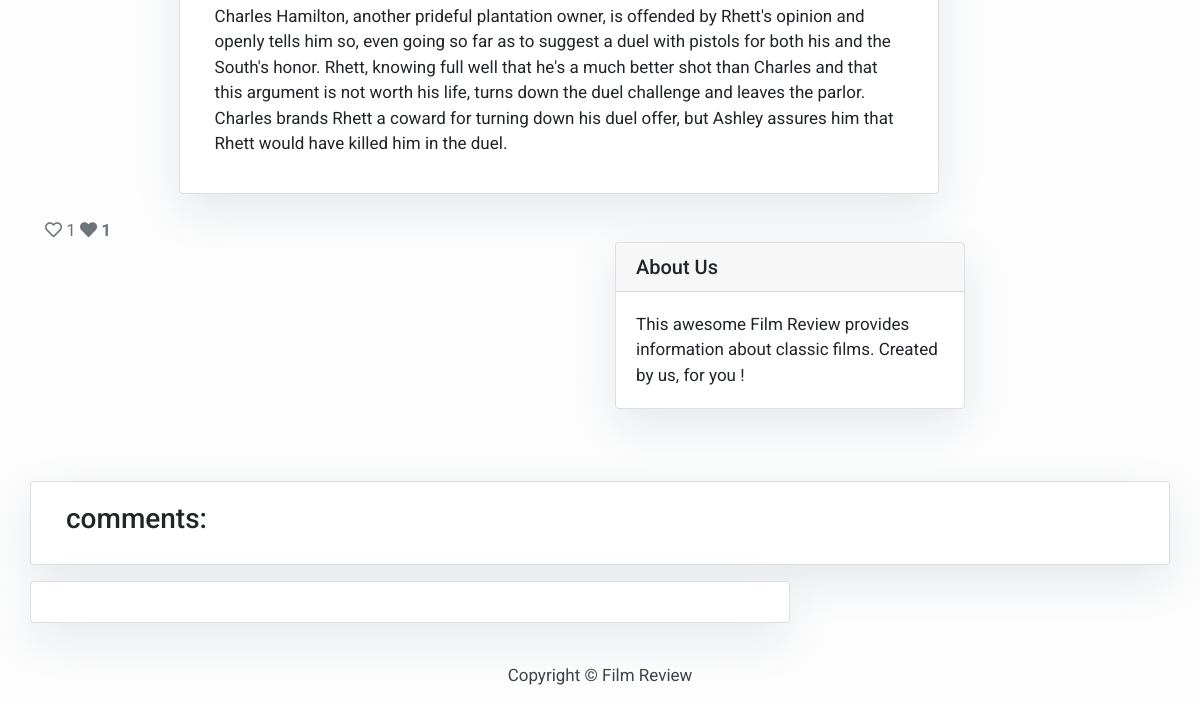
The page /gone-with-the-wind/ (lower part) on the database as committed earlier.
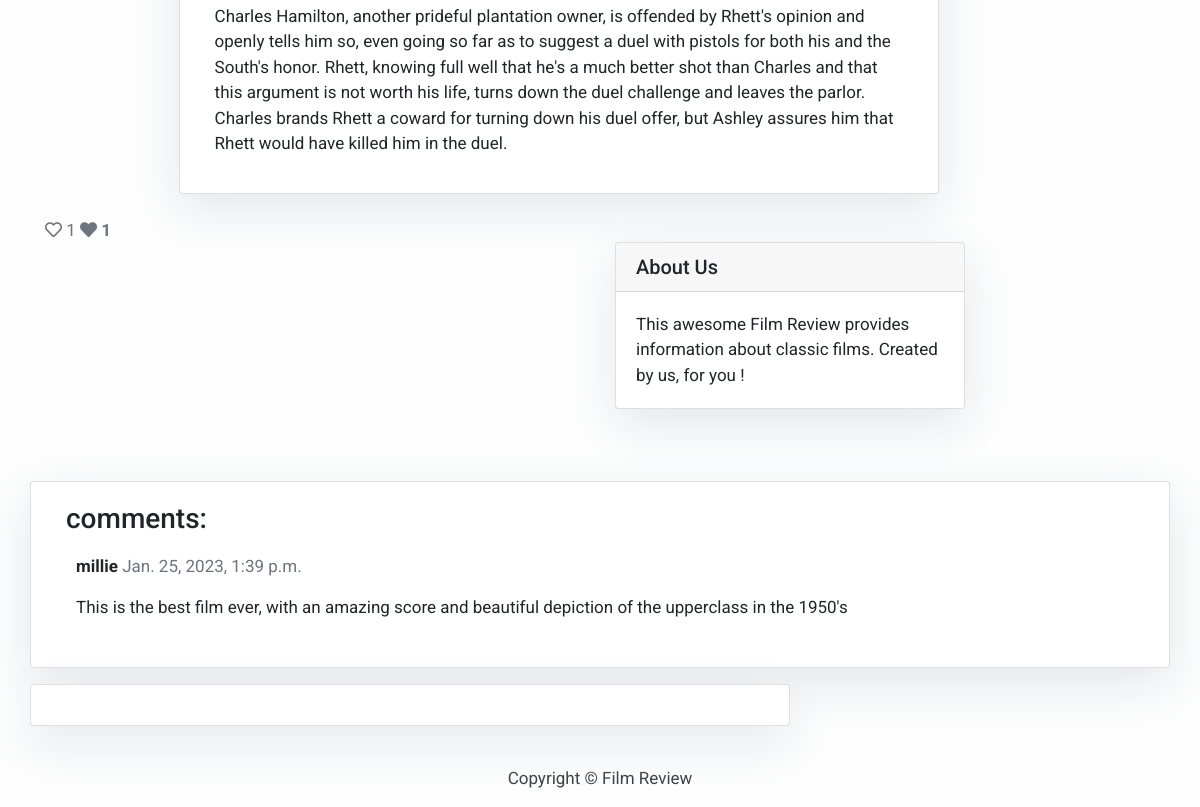
The same page on the database as committed later.
### articles/models.py (models this page shows, shortened)
class Comment(models.Model):
    post = models.ForeignKey(Post, on_delete=models.CASCADE, related_name='comments')
    name = models.CharField(max_length=80)
    email = models.EmailField()
    body = models.TextField()
    created_on = models.DateTimeField(auto_now_add=True)
    active = models.BooleanField(default=False)
    class Meta:
        ordering = ['created_on']

### articles/views.py (the view, shortened to what this page needs)
# urls.py: path('<slug:slug>/', views.PostDetail.as_view(), name='post_detail'),
class PostDetail(View):
    def get(self, request, slug, *args, **kwargs):
        queryset = Post.objects.filter(status=1)
        post = get_object_or_404(queryset, slug=slug)
        comments = post.comments.filter(active=True).order_by("-created_on")
        liked = False
        if post.likes.filter(id=self.request.user.id).exists():
            liked = True
        return render(
            request,
            "post_detail.html",
            {
                "post": post,
                "comments": comments,
                "commented": False,
                "liked": liked,
                "comment_form": CommentForm()
            },
        )

### articles/models.py (called while the page is built)
    def __str__(self):
        return self.title

    def number_of_likes(self):
        return self.likes.count()

### templates/post_detail.html (shortened to what this page needs)
{% extends 'base.html' %} {% block content %}
{% load crispy_forms_tags %}
<div class="container">
  <div class="row">
    <div class="col-md-8 card mb-4  mt-3 left  top">
      <div class="card-body">
        <p class="card-text ">{{ post.content | safe }}</p>
      </div>
    </div>
    <div class="col-md-6 float-left ">
      {% if user.is_authenticated %}
      <form class="card my-4" action="{%url 'post_like' post.slug%}" method="POST">
        {% csrf_token %}
        {% if liked %}
        {% else %}
        <button type="submit" name="article_id" value="{{post.slug}}" class="btn-like"><i
            class="far fa-heart"></i></button>
        {% endif %}
      {% else %}
      <span class="text-secondary"><i class="far fa-heart"></i></span>
      {% endif %}
      <span class="text-secondary">{{ post.number_of_likes }}</span>
      <strong class="text-secondary"><i class="fas fa-heart"></i> {{ post.number_of_likes }} </strong>
  </div>
    {% block sidebar %} {% include 'sidebar.html' %} {% endblock sidebar %}
    <div class="col-md-12 card mb-8  mt-5 ">
      <div class="card-body">
        <h3>comments:</h3>
        {% for comment in comments %}
        <div class="comments" style="padding: 10px;">
          <p class="font-weight-bold">
            {{ comment.name }}
            <span class=" text-muted font-weight-normal">
              {{ comment.created_on }}
            </span>
          </p>
          {{ comment.body | linebreaks }}
        </div>
        {% endfor %}
      </div>
    </div>
    <div class="col-md-8 card mb-4  mt-3 ">
      <div class="card-body">
      </div>
    </div>
  </div>
</div>
{% endblock content %}

Rows that differ between the two databases and show on the page:
now on this page (row edited): Comment: name "millie", created_on "Jan. 25, 2023, 1:39 p.m.", body "This is the best film ever, with an amazing score and beautiful depiction of the upperclass in the 1950's"
